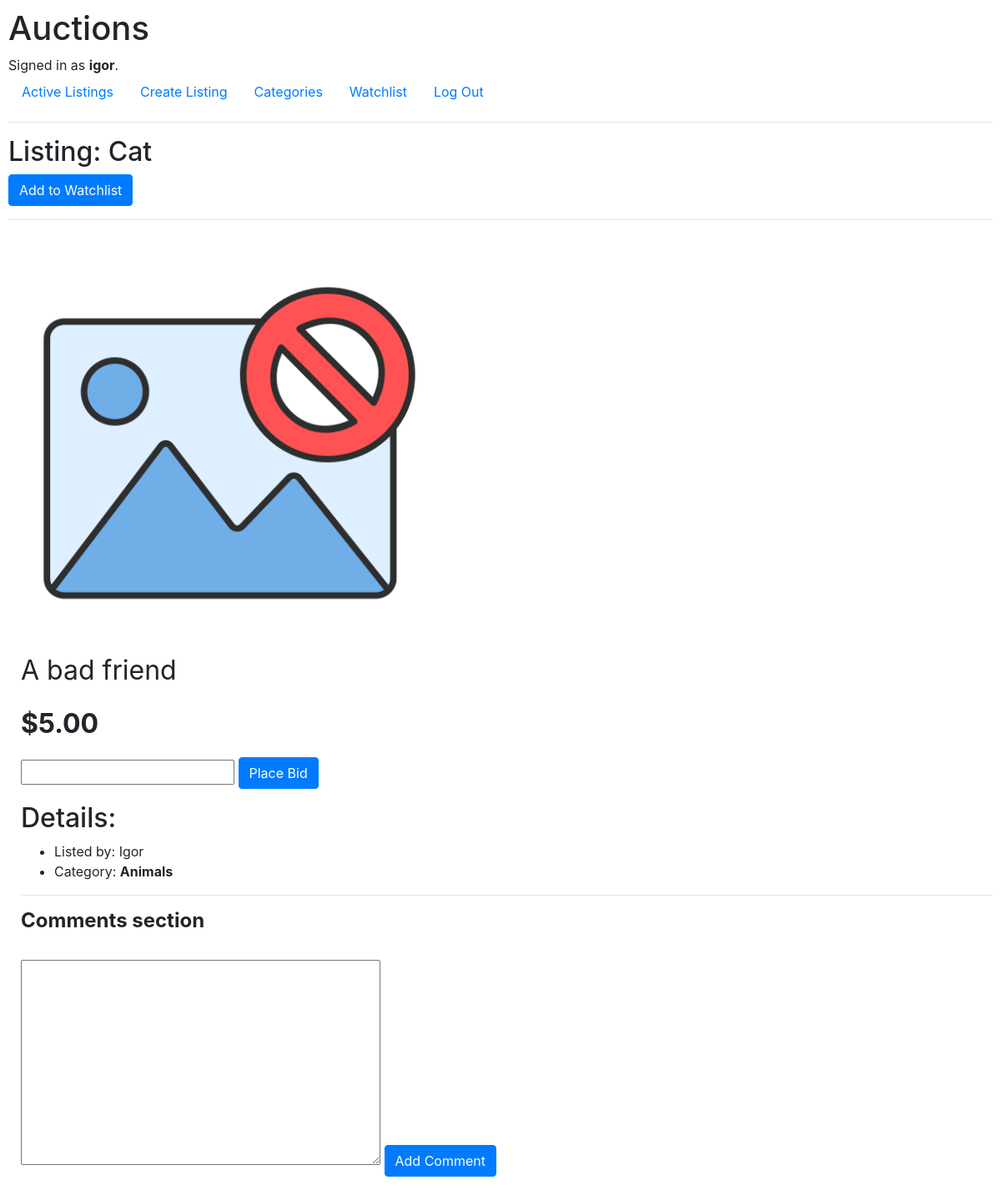
Page /listings/15 (signed in) on the earlier database version.
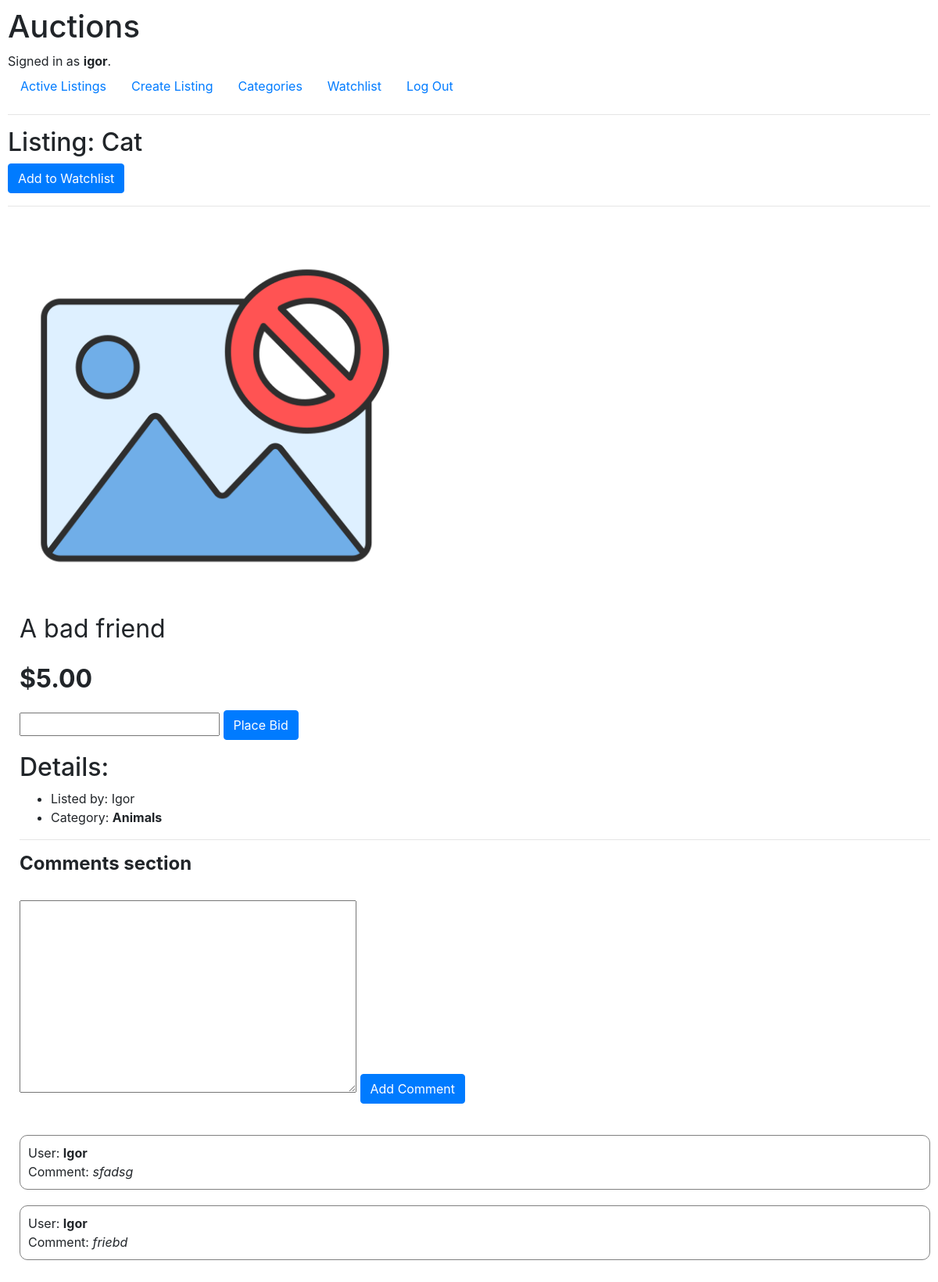
Same page on the later database version.
### auctions/models.py (models this page shows)
class Comments(models.Model):
    comment = models.CharField(max_length=1000)
    listing = models.ForeignKey(Listing, on_delete=models.CASCADE, related_name="comments")
    user = models.ForeignKey(User, on_delete=models.CASCADE)

class User(AbstractUser):
    pass

### auctions/views.py (the view)
# urls.py: path("listings/<str:listing_id>", views.listing, name="listing"),
@login_required
def listing(request, listing_id):
    form = Comment()
    listing = Listing.objects.get(pk=listing_id)
    comments = reversed(listing.comments.all())
    in_watchlist = Watchlist.objects.filter(user=request.user, listing=listing)
    if request.method == "POST":
        if request.POST.get("watchlist_add") or request.POST.get("watchlist_remove"):
            Watchlist.toggle(listing=listing, user=request.user)
            in_watchlist = Watchlist.objects.filter(user=request.user, listing=listing)
            return render(request, "auctions/listing.html", {
                "form": form,
                "listing": listing,
                "comments": comments,
                "watchlist": in_watchlist
            })
        elif request.POST.get("new_bid"):
            bid = int(request.POST.get("bid_price"))
            if bid > listing.starting_bid:
                new_bid = Bid(listing=listing, amount=bid, user=request.user)
                new_bid.save()
                listing.starting_bid = bid
                listing.save()
                return render(request, "auctions/listing.html", {
                    "form": form,
                    "listing": listing,
                    "comments": comments,
                    "watchlist": in_watchlist
                })
            else:
                return render(request, "auctions/listing.html", {
                    "form": form,
                    "listing": listing,
                    "comments": comments,
                    "watchlist": in_watchlist,
                    "error_message": "Bid must be greater than current bid"
                })
        elif request.POST.get("close_auction"):
            listing.winner = request.user
            listing.save()
            return HttpResponseRedirect(reverse("index"))
        elif request.POST.get("add_comment"):
            filled_form = Comment(request.POST)
            if filled_form.is_valid():
                text = filled_form.cleaned_data['comment']
                comment = Comments(comment=text, listing=listing, user=request.user)
                comment.save()
                comments = reversed(listing.comments.all())
                return render(request, "auctions/listing.html", {
                    "form": form,
                    "listing": listing,
                    "comments": comments,
                    "watchlist": in_watchlist
                })
    else:
        return render(request, "auctions/listing.html", {
            "listing": listing,
            "form": form,
            "comments": comments,
            "watchlist": in_watchlist
        })

### auctions/forms.py
class Comment(forms.Form):
    comment = forms.CharField(widget=forms.Textarea, label='')

### auctions/models.py (called while the page is built)
    def __str__(self):
        return self.category

### auctions/templates/auctions/listing.html (shortened to what this page needs)
{% extends "auctions/layout.html" %}
{% block body %}
    <h2>Listing: {{ listing.title }}</h2>
    {% if watchlist %}
        <form method="POST" action="{% url 'listing' listing_id=listing.id %}">
            {% csrf_token %}
            <input type="hidden" value="smth" name="watchlist_add">
            <button type="submit" class="btn btn-primary">Remove from Watchlist</button>
        </form>
    {% elif not watchlist %}
        <form method="POST" action="{% url 'listing' listing_id=listing.id %}">
            <button type="submit" class="btn btn-primary">Add to Watchlist</button>
        </form>
    {% endif %}
    <hr>
    <div style="padding-left: 15px;">
        <img style="max-height: 500;" src="{{ listing.image_url }}">
        <div>
            <p style="font-size: 32px;">{{ listing.description }}</p>
            <p style="font-size: 32px;"><b>${{ listing.starting_bid }}.00</b></p>
            {% if not listing.winner %}
            <form method="POST" action="{% url 'listing' listing_id=listing.id %}">
                <input type="number" name="bid_price">
                <button type="submit" class="btn btn-primary">Place Bid</button>
            </form>
            {% elif listing.winner != request.user %}
                <h2><b>No longer active</b></h2><br>
            {% elif listing.winner == request.user %}
                <h2><b>You have won this auction!</b></h2><br>
            {% endif %}
        </div>
        <h2>Details:</h2>
        <ul>
            <li>Listed by: {{ listing.creator }}</li>
            <li>
                Category: {% if listing.category %}
                            <b>{{ listing.category }}</b>
                            {% else %}
                            <b>No Category</b>
                            {% endif %}
            </li>
        </ul>
        <hr>
        <h4><b>Comments section</b></h4>
        <br>
        <form method="POST" action="{% url 'listing' listing_id=listing.id %}">
            {{ form }}
            <button type="submit" class="btn btn-primary">Add Comment</button>
        </form>
        <br>
        {% for comment in comments %}
        <div class="listing">
            <div class="listing-info">
                User: <b>{{ comment.user }}</b><br>
                <p>Comment: <i>{{ comment.comment }}</i></p>
            </div>
        </div>
        {% endfor %}
    </div>
{% endblock %}

Differences in the rows shown:
added Comments: user "Igor", comment "sfadsg"
added Comments: user "Igor", comment "friebd"
